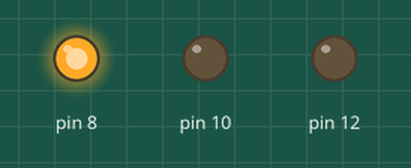
Simulated run of this program. Board: Raspberry Pi (header pin numbers). Parts: output pins drawn as LEDs (lit = HIGH).

Above: at 0.5 s.
At 1.5 s:
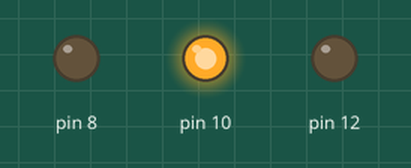
At 5.5 s:
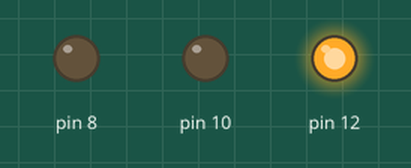
Timing chart, 0 to 6.9 s (numbered marks = the images above):
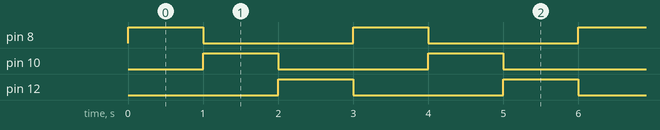

Measured:
- by itself, pin 8, pin 10, pin 12: alternates HIGH for 1.0 s and LOW for 2.0 s
- by itself, everything shown: repeats every 3.0 s, in 3 steps

The program:

rgbLed.py
```python
from time import sleep
import RPi.GPIO as GPIO

GPIO.setmode(GPIO.BOARD)

GPIO.setup(8, GPIO.OUT)
GPIO.setup(10, GPIO.OUT)
GPIO.setup(12, GPIO.OUT)

try:
    while True:
        GPIO.output(8, GPIO.HIGH)
        sleep(1)
        GPIO.output(8, GPIO.LOW)

        GPIO.output(10, GPIO.HIGH)
        sleep(1)
        GPIO.output(10, GPIO.LOW)

        GPIO.output(12, GPIO.HIGH)
        sleep(1)
        GPIO.output(12, GPIO.LOW)
except KeyboardInterrupt:
    pass

GPIO.cleanup()
```
